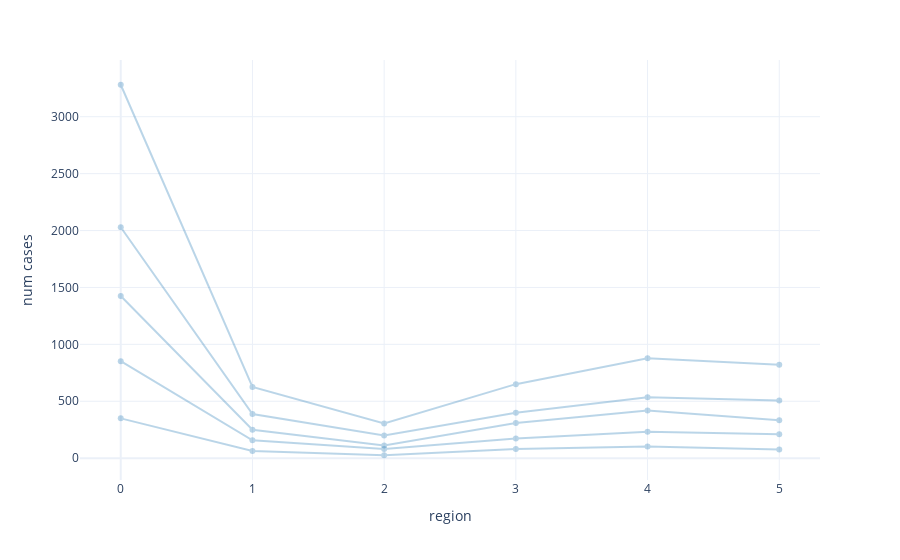

Write notebook code for a chart like this one.
### Code cell
#plot gp_aggr priors directly for the one using config_count GP hyperparameters
gp_draws = gp_predictive(random.PRNGKey(6), config_count)["gp_aggr"]
plot_process(jnp.expand_dims(gp_draws, axis = 0))

### Figure 1 — Plotly figure (JSON) as saved in the notebook; plotly's stock layout.template omitted (floating-point values rounded to 4 significant figures)
{"data": [{"hovertemplate": "<extra></extra>", "legendgroup": "", "line": {"color": "#636efa", "dash": "solid"}, "marker": {"symbol": "circle"}, "mode": "lines", "name": "", "orientation": "v", "showlegend": false, "type": "scatter", "xaxis": "x", "yaxis": "y"}, {"line": {"color": "rgb(31, 119, 180)"}, "opacity": 0.3, "type": "scatter", "x": [0, 1, 2, 3, 4, 5], "y": [350.0, 62.88, 25.9, 80.89, 103.1, 77.23]}, {"line": {"color": "rgb(31, 119, 180)"}, "opacity": 0.3, "type": "scatter", "x": [0, 1, 2, 3, 4, 5], "y": [1425.0, 250.5, 111.9, 308.7, 419.9, 334.2]}, {"line": {"color": "rgb(31, 119, 180)"}, "opacity": 0.3, "type": "scatter", "x": [0, 1, 2, 3, 4, 5], "y": [2029.0, 387.9, 198.5, 399.4, 535.4, 507.9]}, {"line": {"color": "rgb(31, 119, 180)"}, "opacity": 0.3, "type": "scatter", "x": [0, 1, 2, 3, 4, 5], "y": [3281.0, 626.1, 305.8, 650.5, 877.2, 821.1]}, {"line": {"color": "rgb(31, 119, 180)"}, "opacity": 0.3, "type": "scatter", "x": [0, 1, 2, 3, 4, 5], "y": [852.5, 156.7, 80.98, 172.9, 231.4, 210.5]}], "layout": {"legend": {"tracegroupgap": 0}, "margin": {"t": 60}, "showlegend": false, "xaxis": {"anchor": "y", "domain": [0, 1], "title": {"text": "region"}}, "yaxis": {"anchor": "x", "domain": [0, 1], "title": {"text": "num cases"}}}}
